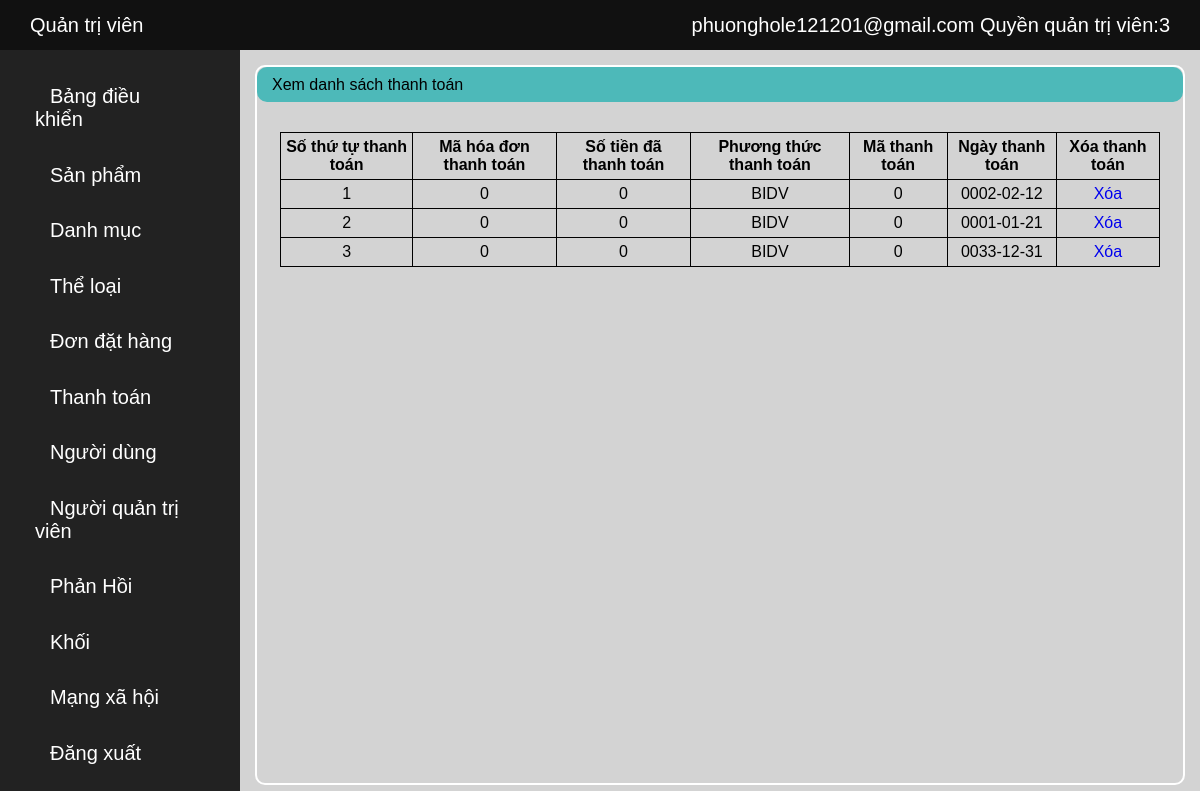
/admin_pay_view.php (signed in), run on the app's committed database.
### tables this page shows
CREATE TABLE `ad` (
  `ad_id` int NOT NULL,
  `ad_email` text NOT NULL,
  `ad_pass` text NOT NULL,
  `permission` int NOT NULL
);

CREATE TABLE `pay` (
  `pay_id` int NOT NULL,
  `receipt` int NOT NULL,
  `money` int NOT NULL,
  `mode` text NOT NULL,
  `code` int NOT NULL,
  `date` date NOT NULL
);

### admin_pay_view.php (the view)
<?php
include('admin_header.php');
include('admin_sidebar.php');
?>
<div class="container">
    <div class="title">
        Xem danh sách thanh toán
    </div>
    <table>
        <tr>
            <th>Số thứ tự thanh toán</th>
            <th>Mã hóa đơn thanh toán</th>
            <th>Số tiền đã thanh toán</th>
            <th>Phương thức thanh toán</th>
            <th>Mã thanh toán</th>
            <th>Ngày thanh toán</th>
            <th>Xóa thanh toán</th>
        </tr>
        <?php
        $sql = "SELECT * FROM `pay`";
        $res = mysqli_query($con, $sql);
        $i = 0;
        while ($row = mysqli_fetch_array($res)) {
            $pay_id = $row['pay_id'];
            $receipt = $row['receipt'];
            $money = $row['money'];
            $mode = $row['mode'];
            $code = $row['code'];
            $date = $row['date'];
            $i++;
            echo "
            <tr>
                <td>$i</td>
                <td>$receipt</td>
                <td>$money</td>
                <td>$mode</td>
                <td>$code</td>
                <td>$date</td>
                <td>
                    <a href='admin_pay_delete.php?pay_id=$pay_id'>Xóa</a>
                </td>
            </tr>
            ";
        }
        ?>
    </table>
</div>
<?php
include('admin_footer.php');
?>

### admin_header.php (shortened to what this page needs)
<?php
include('db.php');
?>
<!DOCTYPE html>
<html lang="en">
<head>
    <link rel="stylesheet" href="css/admin_style.css" />
    <link rel="stylesheet" href="https://cdnjs.cloudflare.com/ajax/libs/font-awesome/4.7.0/css/font-awesome.min.css" />
</head>
<body>
    <div class="header">
        <div class="header__logo">Quản trị viên </div>
        <div class="header__user">
            <?php
            echo $_SESSION['ad_email'];
            if (isset($_SESSION['ad_email'])) {
                $ad_email=$_SESSION['ad_email'];
                $sql = "SELECT * from `ad` where ad_email='$ad_email'";
                $res = mysqli_query($con, $sql);
                $row = mysqli_fetch_array($res);
                $permission= $row['permission'];
                echo " Quyền quản trị viên:".$permission;
            }
            ?>
        </div>
    </div>

### css/admin_style.css (style rules this page uses)
* { padding: 0; margin: 0; box-sizing: border-box; }
body { display: flex; overflow-x: hidden; font-family: Arial, sans-serif; background-color: lightgray; display: flex; flex-wrap: wrap; }
a { text-decoration: none; }
.container { flex: 10; display: flex; align-items: center; flex-wrap: wrap; border-radius: 10px; border: 2px solid white; flex-direction: column; margin: 15px; min-height: 80vh; }
.container .title { width: 100%; background-color: rgb(77, 185, 185); height: 35px; display: flex; align-items: center; padding-left: 15px; border-radius: 10px; }
.header { display: flex; position: sticky; top: 0; width: 100%; background-color: #111111; align-items: center; color: white; padding: 0 30px; height: 50px; font-size: 20px; justify-content: space-between; }
.container table { margin-top:30px; border-collapse: collapse; width:95%; }
.container td, .container th { text-align: center; border:1px solid black; padding: 5px; }

### data on the page
ad: permission "3"
pay: receipt "0", money "0", mode "BIDV", code "0", date "0002-02-12"
pay: receipt "0", money "0", mode "BIDV", code "0", date "0001-01-21"
pay: receipt "0", money "0", mode "BIDV", code "0", date "0033-12-31"

### other printed values
$_SESSION['ad_email'] "phuonghole121201@gmail.com"
